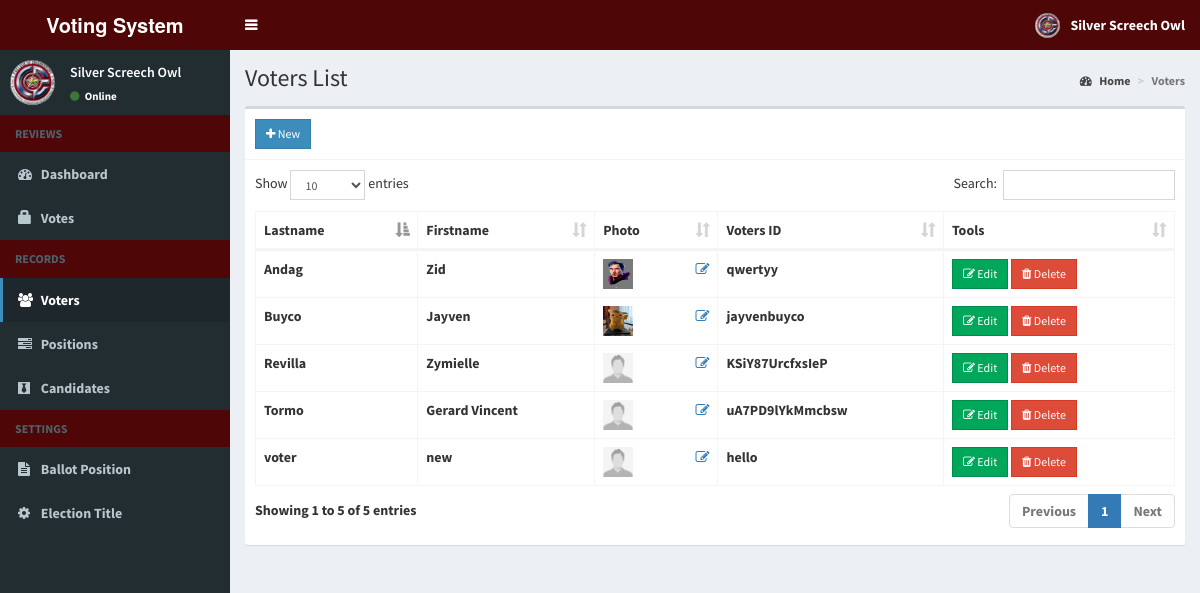
Page /votesystem/admin/voters.php (signed in) on the committed database.
### tables this page shows
CREATE TABLE `voters` (
  `id` int(11) NOT NULL AUTO_INCREMENT,
  `voters_id` varchar(15) NOT NULL,
  `password` varchar(60) NOT NULL,
  `firstname` varchar(30) NOT NULL,
  `lastname` varchar(30) NOT NULL,
  `photo` varchar(150) NOT NULL,
  `isChangePass` int(7) NOT NULL,
  `created_on` date DEFAULT NULL,
  PRIMARY KEY (`id`)
);

### votesystem/admin/includes/session.php (called while the page is built, shortened)
<?php
	include 'includes/conn.php';
	$sql = "SELECT * FROM admin WHERE id = '".$_SESSION['admin']."'";
	$query = $conn->query($sql);
	$user = $query->fetch_assoc();
?>

### votesystem/admin/voters.php (the view, shortened to what this page needs)
<?php include 'includes/session.php'; ?>
<?php include 'includes/header.php'; ?>
<body class="hold-transition skin-blue sidebar-mini">
<div class="wrapper">
  <?php include 'includes/navbar.php'; ?>
  <?php include 'includes/menubar.php'; ?>
  <div class="content-wrapper">
    <section class="content-header">
      <h1>
        Voters List
      </h1>
      <ol class="breadcrumb">
        <li><a href="#"><i class="fa fa-dashboard"></i> Home</a></li>
        <li class="active">Voters</li>
      </ol>
    </section>
    <section class="content">
      <div class="row">
        <div class="col-xs-12">
          <div class="box">
            <div class="box-header with-border">
              <a href="#addnew" data-toggle="modal" class="btn btn-primary btn-sm btn-flat"><i class="fa fa-plus"></i> New</a>
            </div>
            <div class="box-body">
              <table id="example1" class="table table-bordered">
                <thead>
                  <th>Lastname</th>
                  <th>Firstname</th>
                  <th>Photo</th>
                  <th>Voters ID</th>
                  <th>Tools</th>
                </thead>
                <tbody>
                  <?php
                    $sql = "SELECT * FROM voters";
                    $query = $conn->query($sql);
                    while($row = $query->fetch_assoc()){
                      $image = (!empty($row['photo'])) ? '../images/'.$row['photo'] : '../images/profile.jpg';
                      echo "
                        <tr>
                          <td>".$row['lastname']."</td>
                          <td>".$row['firstname']."</td>
                          <td>
                            <img src='".$image."' width='30px' height='30px'>
                            <a href='#edit_photo' data-toggle='modal' class='pull-right photo' data-id='".$row['id']."'><span class='fa fa-edit'></span></a>
                          </td>
                          <td>".$row['voters_id']."</td>
                          <td>
                            <button class='btn btn-success btn-sm edit btn-flat' data-id='".$row['id']."'><i class='fa fa-edit'></i> Edit</button>
                            <button class='btn btn-danger btn-sm delete btn-flat' data-id='".$row['id']."'><i class='fa fa-trash'></i> Delete</button>
                          </td>
                        </tr>
                      ";
                    }
                  ?>
                </tbody>
              </table>
            </div>
          </div>
        </div>
      </div>
    </section>
  </div>
</div>
</body>
</html>

### votesystem/admin/includes/navbar.php (shortened to what this page needs)
<header class="main-header">
  <a href="home.php" class="logo">
    <span class="logo-lg"><b>Voting System </span>
  </a>
  <nav class="navbar navbar-static-top">
    <a href="#" class="sidebar-toggle" data-toggle="push-menu" role="button">
    </a>
    <div class="navbar-custom-menu">
      <ul class="nav navbar-nav">
        <li class="dropdown user user-menu">
          <a href="#" class="dropdown-toggle" data-toggle="dropdown">
            <img src="<?php echo (!empty($user['photo'])) ? '../images/'.$user['photo'] : '../images/profile.jpg'; ?>" class="user-image" alt="User Image">
            <span class="hidden-xs"><?php echo $user['firstname'].' '.$user['lastname']; ?></span>
          </a>
        </li>
      </ul>
    </div>
  </nav>
</header>

### votesystem/admin/includes/menubar.php (shortened to what this page needs)
<aside class="main-sidebar">
  <section class="sidebar">
    <div class="user-panel">
      <div class="pull-left image">
        <img src="<?php echo (!empty($user['photo'])) ? '../images/'.$user['photo'] : '../images/profile.jpg'; ?>" class="img-circle" alt="User Image">
      </div>
      <div class="pull-left info">
        <p><?php echo $user['firstname'].' '.$user['lastname']; ?></p>
        <a><i class="fa fa-circle text-success"></i> Online</a>
      </div>
    </div>
    <ul class="sidebar-menu" data-widget="tree">
      <li class="header">REVIEWS</li>
      <li class=""><a href="home.php"><i class="fa fa-dashboard"></i> <span>Dashboard</span></a></li>
      <li class=""><a href="votes.php"><i class="glyphicon glyphicon-lock"></i> <span>Votes</span></a></li>
      <li class="header">RECORDS</li>
      <li class=""><a href="voters.php"><i class="fa fa-users"></i> <span>Voters</span></a></li>
      <li class=""><a href="positions.php"><i class="fa fa-tasks"></i> <span>Positions</span></a></li>
      <li class=""><a href="candidates.php"><i class="fa fa-black-tie"></i> <span>Candidates</span></a></li>
      <li class="header">SETTINGS</li>
      <li class=""><a href="ballot.php"><i class="fa fa-file-text"></i> <span>Ballot Position</span></a></li>
      <li class=""><a href="#config" data-toggle="modal"><i class="fa fa-cog"></i> <span>Election Title</span></a></li>
    </ul>
  </section>
</aside>

### rows in the picture
voters: lastname "Tormo", firstname "Gerard Vincent", voters "uA7PD9lYkMmcbsw"
voters: lastname "Revilla", firstname "Zymielle", voters "KSiY87UrcfxsIeP"
voters: lastname "Andag", firstname "Zid", photo (picture), voters "qwertyy"
voters: lastname "voter", firstname "new", voters "hello"
voters: lastname "Buyco", firstname "Jayven", photo (picture), voters "jayvenbuyco"

### other values in the picture
$user['firstname'] "Silver"
$user['lastname'] "Screech Owl"
